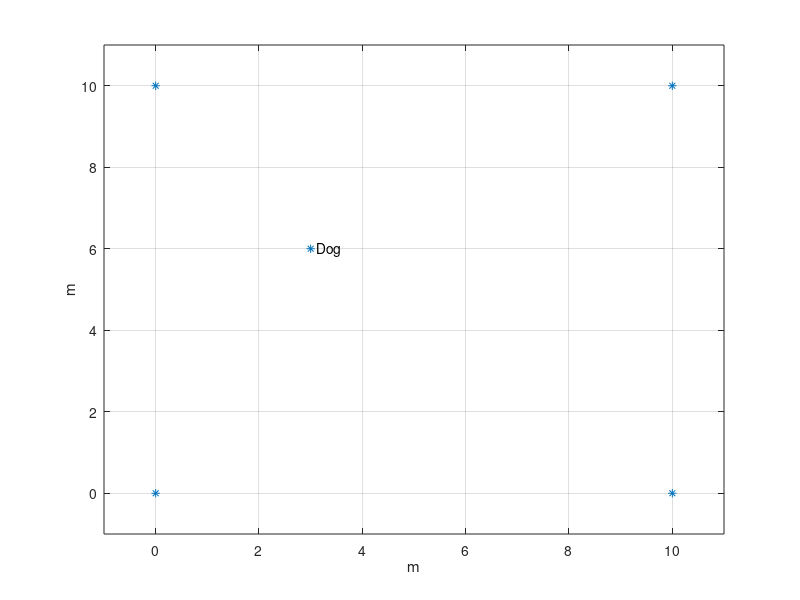

This figure's MATLAB source: (Note: this script raises an error after producing the figure.)
%Anchor 1 coordinates 
anchor1 = [0,0];
%Anchor 2 coordinates 
anchor2 = [0,10];
%Anchor 3 coordinates 
anchor3 = [10,0];
%Anchor 4 coordinates 
anchor4 = [10,10];

%Mobile coordinates
mobile1 = [3,6];

anchors = [anchor1;anchor2;anchor3;anchor4;mobile1];
plot(anchors(:,1),anchors(:,2),'*')
xlabel('m')
ylabel('m')
xlim([-1 11])
ylim([-1 11])
dog = '  Dog';
text(mobile1(1),mobile1(2),dog)
grid on
hold on

for i = 1:4
    radius = norm(anchors(i,:)-mobile1);
    [xval, yval] = radiation(radius);
    xval = xval+anchors(i,1);
    yval = yval+anchors(i,2);
    plot(xval,yval,'--')
    txt = strcat('  Anchor',num2str(i));
    text(anchors(i,1),anchors(i,2),txt)
end




